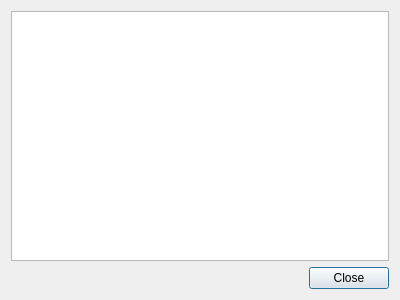
<?xml version="1.0" encoding="UTF-8"?>
<ui version="4.0">
 <class>ListTagsDialogClass</class>
 <widget class="QDialog" name="ListTagsDialogClass">
  <property name="geometry">
   <rect>
    <x>0</x>
    <y>0</y>
    <width>400</width>
    <height>300</height>
   </rect>
  </property>
  <property name="windowTitle">
   <string>ListTagsDialog</string>
  </property>
  <layout class="QGridLayout" name="gridLayout">
   <item row="0" column="0" colspan="2">
    <widget class="QTableView" name="list_view"/>
   </item>
   <item row="2" column="1">
    <widget class="QPushButton" name="close_button">
     <property name="text">
      <string>Close</string>
     </property>
    </widget>
   </item>
   <item row="2" column="0">
    <spacer name="horizontalSpacer">
     <property name="orientation">
      <enum>Qt::Horizontal</enum>
     </property>
     <property name="sizeHint" stdset="0">
      <size>
       <width>40</width>
       <height>20</height>
      </size>
     </property>
    </spacer>
   </item>
  </layout>
 </widget>
 <layoutdefault spacing="6" margin="11"/>
 <resources/>
 <connections/>
</ui>
